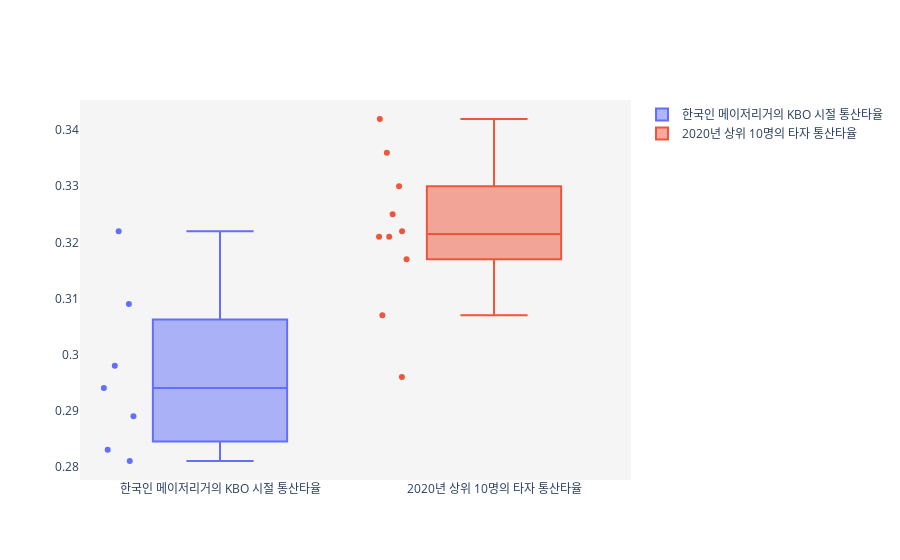

Write notebook code for a chart like this one.
### Markdown cell above
- <h3>한국인 메이저리거들의 KBO 선수시절 평균타율이 2020년 KBO 상위 10명 평균타율보다 낮았다.</h3>

### Code cell
hitter_majorleaguer_df_by_career = pd.DataFrame(columns=['이름', '타율'])
top10_hitter_df_by_career = pd.DataFrame(columns=['이름', '타율'])

for idx, name in enumerate(hitter_majorleaguer['Name']):
    #print(korean_majorleaguer_dict[name])
    temp_data = [name, float(korean_majorleaguer_dict[name].iloc[korean_majorleaguer_dict[name].shape[0]-1]['타율'])]
    hitter_majorleaguer_df_by_career.loc[idx] = temp_data
    
for idx, name in enumerate(top10_hitter_dict.keys()):
    temp_data = [name, float(top10_hitter_dict[name].iloc[top10_hitter_dict[name].shape[0]-1]['타율'])]
    top10_hitter_df_by_career.loc[idx] = temp_data
    
hovertemplate_ = hitter_majorleaguer_df_by_career['이름'].to_list()

fig = go.Figure()
fig.add_trace(go.Box(y=hitter_majorleaguer_df_by_career['타율'],
                     boxpoints='all',
                    name='한국인 메이저리거의 KBO 시절 통산타율',
                     text=['이름: {}<br>타율: {}'.format(x, y) for x, y in zip(hitter_majorleaguer_df_by_career['이름'],
                                                                           hitter_majorleaguer_df_by_career['타율'])]))
fig.add_trace(go.Box(y=top10_hitter_df_by_career['타율'],
                     boxpoints='all',
                    name='2020년 상위 10명의 타자 통산타율',
                    text=['이름: {}<br>타율: {}'.format(x, y) for x, y in zip(top10_hitter_df_by_career['이름'],
                                                                          top10_hitter_df_by_career['타율'])]))

fig.update_yaxes(showgrid=False, zeroline=False)
fig.update_layout(plot_bgcolor='rgb(245, 245, 245)')
fig.show()

### Figure 1 — Plotly figure (JSON) as saved in the notebook; plotly's stock layout.template omitted (floating-point values rounded to 4 significant figures)
{"data": [{"boxpoints": "all", "name": "한국인 메이저리거의 KBO 시절 통산타율", "text": ["이름: 강정호<br>타율: 0.298", "이름: 김하성<br>타율: 0.294", "이름: 김현수<br>타율: 0.322", "이름: 박병호<br>타율: 0.283", "이름: 이대호<br>타율: 0.309", "이름: 최희섭<br>타율: 0.281", "이름: 황재균<br>타율: 0.289"], "type": "box", "y": [0.298, 0.294, 0.322, 0.283, 0.309, 0.281, 0.289]}, {"boxpoints": "all", "name": "2020년 상위 10명의 타자 통산타율", "text": ["이름: 최형우<br>타율: 0.321", "이름: 손아섭<br>타율: 0.325", "이름: 로하스<br>타율: 0.321", "이름: 박민우<br>타율: 0.33", "이름: 페르난데스<br>타율: 0.342", "이름: 이정후<br>타율: 0.336", "이름: 허경민<br>타율: 0.296", "이름: 김현수<br>타율: 0.322", "이름: 강백호<br>타율: 0.317", "이름: 양의지<br>타율: 0.307"], "type": "box", "y": [0.321, 0.325, 0.321, 0.33, 0.342, 0.336, 0.296, 0.322, 0.317, 0.307]}], "layout": {"plot_bgcolor": "rgb(245, 245, 245)", "yaxis": {"showgrid": false, "zeroline": false}}}
